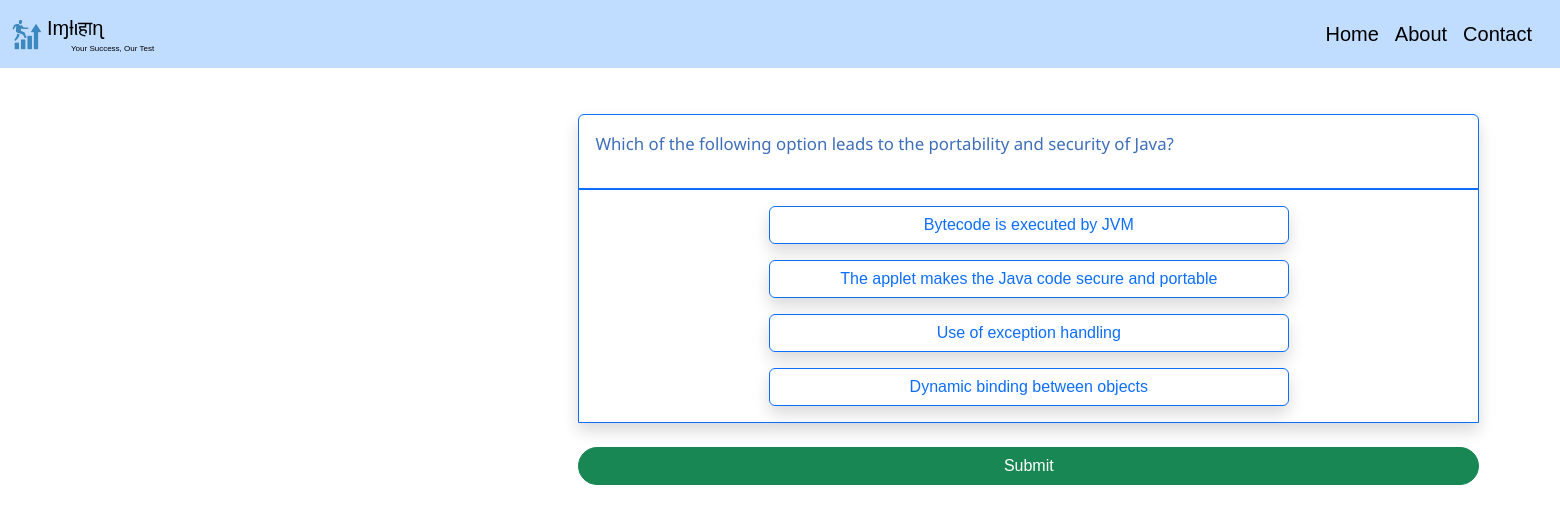
/testpaper/Java/, run on the app's committed database.
### ots_app/models.py (models this page shows)
class Question(models.Model):
    Qid=models.BigAutoField(primary_key=True,auto_created=True)
    title=models.CharField(max_length=255)
    Question=models.TextField()
    img=models.ImageField(upload_to='Image',blank=True)
    option_a=models.CharField(max_length=255)
    option_b=models.CharField(max_length=255)
    option_c=models.CharField(max_length=255)
    option_d=models.CharField(max_length=255)
    answer=models.CharField(max_length=255)
    explanation=models.TextField(null=True)

### ots_app/views.py (the view, shortened to what this page needs)
# urls.py: path('testpaper/<str:titles>/',oa.TestPaper,name='test_paper'),
    def TestPaper(self,request,titles):
        que=list(Question.objects.filter(title=titles).values())
        try:
            if len(que)!=0 and self.instructions==titles:
                random.shuffle(que)
                self.instructions=None
            else:
                self.instructions=None
                return HttpResponseRedirect('/',request)
        except:
            self.instructions=None
            return HttpResponseRedirect('/',request)
        if 'name' not in request.session.keys():
            que=que[:10]
            context={
                'que':que,
            }
        self.start_time=datetime.now()
        request.session['test_paper']='test_paper'
        return render(request,'test_paper.html',{'Questions':context,'title':'test'})

### ots_app/templates/test_paper.html (shortened to what this page needs)
{% extends 'base.html' %}
{% load static %}
{% block content %}
<html oncontextmenu="return dis()" id="content" onselectstart="return false">
</html>
<div class="container p-2" style="margin-top:90px;">
    <div class="row size text-center border  border-0 d-flex ">
        <center>
        <form action="{% url 'result' %}" onsubmit="return form_validate()" id="myform" class="needs-validation"
            novalidate method="post">
            {% for question in Questions.que %}
                <div class="col-sm-6 themed-grid-col border border-primary border-1 mt-3 main-div shadow rounded-top">
                    <div class="border-bottom border-primary border-2">
                        <pre class="m-3" style="display: flex;">
                                    <code style="text-align: start;display: flex;">
                                        <p style="font-family: 'Noto Sans', sans-serif;font-size:larger;color:#3d6eb9">{{question.Question}}</p>
                                    </code>
                                </pre>
                    </div>
                    <div>
                        <p class="m-3">
                            <label class="btn btn-outline-primary shadow rounded" for="btn-check-outlined-{{question.Qid}}1"
                                style="width:60%;">{{ question.option_a }}</label>
                        </p>
                        <p class="m-3">
                            <label class="btn btn-outline-primary shadow rounded" for="btn-check-outlined-{{question.Qid}}2"
                                style="width:60%;">{{ question.option_b }}</label>
                        </p>
                        <p class="m-3">
                            <label class="btn btn-outline-primary shadow rounded" for="btn-check-outlined-{{question.Qid}}3"
                                style="width:60%;">{{ question.option_c }}</label>
                        </p>
                        <p class="m-3">
                            <label class="btn btn-outline-primary shadow rounded" for="btn-check-outlined-{{question.Qid}}4"
                                style="width:60%;">{{ question.option_d }}</label>
                        </p>
                    </div>
                </div>
                {% endfor %}
            <div class="d-grid gap-1 col-6 mx-auto">
                <button type="submit" class="btn btn-success rounded-pill mt-4">Submit</button>
            </div>
        </form>
        </center>
    </div>
</div>
{% endblock %}

### ots_app/static/enroll/css/logins_style.css (style rules this page uses)
@media screen and (min-device-width: 576px) and (max-device-width: 978px) { .size { width: 140%; } }

### ots_app/static/enroll/css/notification_style.css (style rules this page uses)
* { margin: 0; padding: 0; font-family: 'Poppins',sans-serif; box-sizing: border-box; }

### data on the page
Question: Question "Which of the following option leads to the portability and security of Java?", option_a "Bytecode is executed by JVM", option_b "The applet makes the Java code secure and portable", option_c "Use of exception handling", option_d "Dynamic binding between objects"
